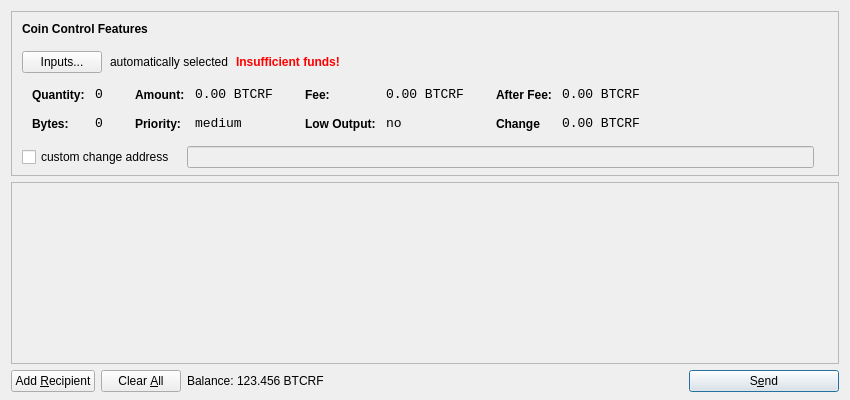
<?xml version="1.0" encoding="UTF-8"?>
<ui version="4.0">
 <class>SendCoinsDialog</class>
 <widget class="QDialog" name="SendCoinsDialog">
  <property name="geometry">
   <rect>
    <x>0</x>
    <y>0</y>
    <width>850</width>
    <height>400</height>
   </rect>
  </property>
  <property name="windowTitle">
   <string>Send Coins</string>
  </property>
  <property name="styleSheet">
   <string notr="true">background-image: url(:/images/imagex1);</string>
  </property>
  <layout class="QVBoxLayout" name="verticalLayout" stretch="0,1,0">
   <property name="bottomMargin">
    <number>8</number>
   </property>
   <item>
    <widget class="QFrame" name="frameCoinControl">
     <property name="sizePolicy">
      <sizepolicy hsizetype="Expanding" vsizetype="Expanding">
       <horstretch>0</horstretch>
       <verstretch>0</verstretch>
      </sizepolicy>
     </property>
     <property name="maximumSize">
      <size>
       <width>16777215</width>
       <height>16777215</height>
      </size>
     </property>
     <property name="frameShape">
      <enum>QFrame::StyledPanel</enum>
     </property>
     <property name="frameShadow">
      <enum>QFrame::Sunken</enum>
     </property>
     <layout class="QVBoxLayout" name="verticalLayoutCoinControl2">
      <property name="spacing">
       <number>6</number>
      </property>
      <property name="leftMargin">
       <number>0</number>
      </property>
      <property name="topMargin">
       <number>0</number>
      </property>
      <property name="rightMargin">
       <number>0</number>
      </property>
      <property name="bottomMargin">
       <number>6</number>
      </property>
      <item>
       <layout class="QVBoxLayout" name="verticalLayoutCoinControl" stretch="0,0,0,0,1">
        <property name="spacing">
         <number>0</number>
        </property>
        <property name="leftMargin">
         <number>10</number>
        </property>
        <property name="topMargin">
         <number>10</number>
        </property>
        <item>
         <layout class="QHBoxLayout" name="horizontalLayoutCoinControl1">
          <property name="bottomMargin">
           <number>15</number>
          </property>
          <item>
           <widget class="QLabel" name="labelCoinControlFeatures">
            <property name="sizePolicy">
             <sizepolicy hsizetype="Preferred" vsizetype="Maximum">
              <horstretch>0</horstretch>
              <verstretch>0</verstretch>
             </sizepolicy>
            </property>
            <property name="font">
             <font>
              <weight>75</weight>
              <bold>true</bold>
             </font>
            </property>
            <property name="styleSheet">
             <string notr="true">font-weight:bold;</string>
            </property>
            <property name="text">
             <string>Coin Control Features</string>
            </property>
           </widget>
          </item>
         </layout>
        </item>
        <item>
         <layout class="QHBoxLayout" name="horizontalLayoutCoinControl2" stretch="0,0,0,0">
          <property name="spacing">
           <number>8</number>
          </property>
          <property name="bottomMargin">
           <number>10</number>
          </property>
          <item>
           <widget class="QPushButton" name="pushButtonCoinControl">
            <property name="styleSheet">
             <string notr="true"/>
            </property>
            <property name="text">
             <string>Inputs...</string>
            </property>
           </widget>
          </item>
          <item>
           <widget class="QLabel" name="labelCoinControlAutomaticallySelected">
            <property name="text">
             <string>automatically selected</string>
            </property>
            <property name="margin">
             <number>5</number>
            </property>
           </widget>
          </item>
          <item>
           <widget class="QLabel" name="labelCoinControlInsuffFunds">
            <property name="font">
             <font>
              <weight>75</weight>
              <bold>true</bold>
             </font>
            </property>
            <property name="styleSheet">
             <string notr="true">color:red;font-weight:bold;</string>
            </property>
            <property name="text">
             <string>Insufficient funds!</string>
            </property>
            <property name="margin">
             <number>5</number>
            </property>
           </widget>
          </item>
          <item>
           <spacer name="horizontalSpacerCoinControl">
            <property name="orientation">
             <enum>Qt::Horizontal</enum>
            </property>
            <property name="sizeHint" stdset="0">
             <size>
              <width>40</width>
              <height>1</height>
             </size>
            </property>
           </spacer>
          </item>
         </layout>
        </item>
        <item>
         <widget class="QWidget" name="widgetCoinControl" native="true">
          <property name="sizePolicy">
           <sizepolicy hsizetype="Preferred" vsizetype="Preferred">
            <horstretch>0</horstretch>
            <verstretch>0</verstretch>
           </sizepolicy>
          </property>
          <property name="minimumSize">
           <size>
            <width>0</width>
            <height>0</height>
           </size>
          </property>
          <property name="styleSheet">
           <string notr="true"/>
          </property>
          <layout class="QHBoxLayout" name="horizontalLayoutCoinControl5">
           <property name="leftMargin">
            <number>0</number>
           </property>
           <property name="topMargin">
            <number>0</number>
           </property>
           <property name="rightMargin">
            <number>0</number>
           </property>
           <property name="bottomMargin">
            <number>0</number>
           </property>
           <item>
            <layout class="QHBoxLayout" name="horizontalLayoutCoinControl3" stretch="0,0,0,1">
             <property name="spacing">
              <number>20</number>
             </property>
             <property name="topMargin">
              <number>0</number>
             </property>
             <property name="bottomMargin">
              <number>10</number>
             </property>
             <item>
              <layout class="QFormLayout" name="formLayoutCoinControl1">
               <property name="horizontalSpacing">
                <number>10</number>
               </property>
               <property name="verticalSpacing">
                <number>14</number>
               </property>
               <property name="leftMargin">
                <number>10</number>
               </property>
               <property name="topMargin">
                <number>4</number>
               </property>
               <property name="rightMargin">
                <number>6</number>
               </property>
               <item row="0" column="0">
                <widget class="QLabel" name="labelCoinControlQuantityText">
                 <property name="styleSheet">
                  <string notr="true">font-weight:bold;</string>
                 </property>
                 <property name="text">
                  <string>Quantity:</string>
                 </property>
                 <property name="margin">
                  <number>0</number>
                 </property>
                </widget>
               </item>
               <item row="0" column="1">
                <widget class="QLabel" name="labelCoinControlQuantity">
                 <property name="font">
                  <font>
                   <family>Monospace</family>
                   <pointsize>10</pointsize>
                  </font>
                 </property>
                 <property name="cursor">
                  <cursorShape>IBeamCursor</cursorShape>
                 </property>
                 <property name="contextMenuPolicy">
                  <enum>Qt::ActionsContextMenu</enum>
                 </property>
                 <property name="text">
                  <string>0</string>
                 </property>
                 <property name="margin">
                  <number>0</number>
                 </property>
                 <property name="textInteractionFlags">
                  <set>Qt::LinksAccessibleByMouse|Qt::TextSelectableByKeyboard|Qt::TextSelectableByMouse</set>
                 </property>
                </widget>
               </item>
               <item row="1" column="0">
                <widget class="QLabel" name="labelCoinControlBytesText">
                 <property name="styleSheet">
                  <string notr="true">font-weight:bold;</string>
                 </property>
                 <property name="text">
                  <string>Bytes:</string>
                 </property>
                </widget>
               </item>
               <item row="1" column="1">
                <widget class="QLabel" name="labelCoinControlBytes">
                 <property name="font">
                  <font>
                   <family>Monospace</family>
                   <pointsize>10</pointsize>
                  </font>
                 </property>
                 <property name="cursor">
                  <cursorShape>IBeamCursor</cursorShape>
                 </property>
                 <property name="contextMenuPolicy">
                  <enum>Qt::ActionsContextMenu</enum>
                 </property>
                 <property name="text">
                  <string>0</string>
                 </property>
                 <property name="textInteractionFlags">
                  <set>Qt::LinksAccessibleByMouse|Qt::TextSelectableByKeyboard|Qt::TextSelectableByMouse</set>
                 </property>
                </widget>
               </item>
              </layout>
             </item>
             <item>
              <layout class="QFormLayout" name="formLayoutCoinControl2">
               <property name="horizontalSpacing">
                <number>10</number>
               </property>
               <property name="verticalSpacing">
                <number>14</number>
               </property>
               <property name="leftMargin">
                <number>6</number>
               </property>
               <property name="topMargin">
                <number>4</number>
               </property>
               <property name="rightMargin">
                <number>6</number>
               </property>
               <item row="0" column="0">
                <widget class="QLabel" name="labelCoinControlAmountText">
                 <property name="styleSheet">
                  <string notr="true">font-weight:bold;</string>
                 </property>
                 <property name="text">
                  <string>Amount:</string>
                 </property>
                 <property name="margin">
                  <number>0</number>
                 </property>
                </widget>
               </item>
               <item row="0" column="1">
                <widget class="QLabel" name="labelCoinControlAmount">
                 <property name="font">
                  <font>
                   <family>Monospace</family>
                   <pointsize>10</pointsize>
                  </font>
                 </property>
                 <property name="cursor">
                  <cursorShape>IBeamCursor</cursorShape>
                 </property>
                 <property name="contextMenuPolicy">
                  <enum>Qt::ActionsContextMenu</enum>
                 </property>
                 <property name="text">
                  <string>0.00 BTCRF</string>
                 </property>
                 <property name="textInteractionFlags">
                  <set>Qt::LinksAccessibleByMouse|Qt::TextSelectableByKeyboard|Qt::TextSelectableByMouse</set>
                 </property>
                </widget>
               </item>
               <item row="1" column="0">
                <widget class="QLabel" name="labelCoinControlPriorityText">
                 <property name="styleSheet">
                  <string notr="true">font-weight:bold;</string>
                 </property>
                 <property name="text">
                  <string>Priority:</string>
                 </property>
                </widget>
               </item>
               <item row="1" column="1">
                <widget class="QLabel" name="labelCoinControlPriority">
                 <property name="font">
                  <font>
                   <family>Monospace</family>
                   <pointsize>10</pointsize>
                  </font>
                 </property>
                 <property name="cursor">
                  <cursorShape>IBeamCursor</cursorShape>
                 </property>
                 <property name="contextMenuPolicy">
                  <enum>Qt::ActionsContextMenu</enum>
                 </property>
                 <property name="text">
                  <string>medium</string>
                 </property>
                 <property name="textInteractionFlags">
                  <set>Qt::LinksAccessibleByMouse|Qt::TextSelectableByKeyboard|Qt::TextSelectableByMouse</set>
                 </property>
                </widget>
               </item>
              </layout>
             </item>
             <item>
              <layout class="QFormLayout" name="formLayoutCoinControl3">
               <property name="horizontalSpacing">
                <number>10</number>
               </property>
               <property name="verticalSpacing">
                <number>14</number>
               </property>
               <property name="leftMargin">
                <number>6</number>
               </property>
               <property name="topMargin">
                <number>4</number>
               </property>
               <property name="rightMargin">
                <number>6</number>
               </property>
               <item row="0" column="0">
                <widget class="QLabel" name="labelCoinControlFeeText">
                 <property name="styleSheet">
                  <string notr="true">font-weight:bold;</string>
                 </property>
                 <property name="text">
                  <string>Fee:</string>
                 </property>
                 <property name="margin">
                  <number>0</number>
                 </property>
                </widget>
               </item>
               <item row="0" column="1">
                <widget class="QLabel" name="labelCoinControlFee">
                 <property name="font">
                  <font>
                   <family>Monospace</family>
                   <pointsize>10</pointsize>
                  </font>
                 </property>
                 <property name="cursor">
                  <cursorShape>IBeamCursor</cursorShape>
                 </property>
                 <property name="contextMenuPolicy">
                  <enum>Qt::ActionsContextMenu</enum>
                 </property>
                 <property name="text">
                  <string>0.00 BTCRF</string>
                 </property>
                 <property name="textInteractionFlags">
                  <set>Qt::LinksAccessibleByMouse|Qt::TextSelectableByKeyboard|Qt::TextSelectableByMouse</set>
                 </property>
                </widget>
               </item>
               <item row="1" column="0">
                <widget class="QLabel" name="labelCoinControlLowOutputText">
                 <property name="styleSheet">
                  <string notr="true">font-weight:bold;</string>
                 </property>
                 <property name="text">
                  <string>Low Output:</string>
                 </property>
                </widget>
               </item>
               <item row="1" column="1">
                <widget class="QLabel" name="labelCoinControlLowOutput">
                 <property name="font">
                  <font>
                   <family>Monospace</family>
                   <pointsize>10</pointsize>
                  </font>
                 </property>
                 <property name="cursor">
                  <cursorShape>IBeamCursor</cursorShape>
                 </property>
                 <property name="contextMenuPolicy">
                  <enum>Qt::ActionsContextMenu</enum>
                 </property>
                 <property name="text">
                  <string>no</string>
                 </property>
                 <property name="textInteractionFlags">
                  <set>Qt::LinksAccessibleByMouse|Qt::TextSelectableByKeyboard|Qt::TextSelectableByMouse</set>
                 </property>
                </widget>
               </item>
              </layout>
             </item>
             <item>
              <layout class="QFormLayout" name="formLayoutCoinControl4">
               <property name="horizontalSpacing">
                <number>10</number>
               </property>
               <property name="verticalSpacing">
                <number>14</number>
               </property>
               <property name="leftMargin">
                <number>6</number>
               </property>
               <property name="topMargin">
                <number>4</number>
               </property>
               <property name="rightMargin">
                <number>6</number>
               </property>
               <item row="0" column="0">
                <widget class="QLabel" name="labelCoinControlAfterFeeText">
                 <property name="styleSheet">
                  <string notr="true">font-weight:bold;</string>
                 </property>
                 <property name="text">
                  <string>After Fee:</string>
                 </property>
                 <property name="margin">
                  <number>0</number>
                 </property>
                </widget>
               </item>
               <item row="0" column="1">
                <widget class="QLabel" name="labelCoinControlAfterFee">
                 <property name="font">
                  <font>
                   <family>Monospace</family>
                   <pointsize>10</pointsize>
                  </font>
                 </property>
                 <property name="cursor">
                  <cursorShape>IBeamCursor</cursorShape>
                 </property>
                 <property name="contextMenuPolicy">
                  <enum>Qt::ActionsContextMenu</enum>
                 </property>
                 <property name="text">
                  <string>0.00 BTCRF</string>
                 </property>
                 <property name="textInteractionFlags">
                  <set>Qt::LinksAccessibleByMouse|Qt::TextSelectableByKeyboard|Qt::TextSelectableByMouse</set>
                 </property>
                </widget>
               </item>
               <item row="1" column="0">
                <widget class="QLabel" name="labelCoinControlChangeText">
                 <property name="styleSheet">
                  <string notr="true">font-weight:bold;</string>
                 </property>
                 <property name="text">
                  <string>Change</string>
                 </property>
                </widget>
               </item>
               <item row="1" column="1">
                <widget class="QLabel" name="labelCoinControlChange">
                 <property name="font">
                  <font>
                   <family>Monospace</family>
                   <pointsize>10</pointsize>
                  </font>
                 </property>
                 <property name="cursor">
                  <cursorShape>IBeamCursor</cursorShape>
                 </property>
                 <property name="contextMenuPolicy">
                  <enum>Qt::ActionsContextMenu</enum>
                 </property>
                 <property name="text">
                  <string>0.00 BTCRF</string>
                 </property>
                 <property name="textInteractionFlags">
                  <set>Qt::LinksAccessibleByMouse|Qt::TextSelectableByKeyboard|Qt::TextSelectableByMouse</set>
                 </property>
                </widget>
               </item>
              </layout>
             </item>
            </layout>
           </item>
          </layout>
         </widget>
        </item>
        <item>
         <layout class="QHBoxLayout" name="horizontalLayoutCoinControl4" stretch="0,0,0">
          <property name="spacing">
           <number>12</number>
          </property>
          <property name="sizeConstraint">
           <enum>QLayout::SetDefaultConstraint</enum>
          </property>
          <property name="topMargin">
           <number>5</number>
          </property>
          <property name="rightMargin">
           <number>5</number>
          </property>
          <item>
           <widget class="QCheckBox" name="checkBoxCoinControlChange">
            <property name="text">
             <string>custom change address</string>
            </property>
           </widget>
          </item>
          <item>
           <widget class="QLineEdit" name="lineEditCoinControlChange">
            <property name="enabled">
             <bool>false</bool>
            </property>
            <property name="sizePolicy">
             <sizepolicy hsizetype="Expanding" vsizetype="Fixed">
              <horstretch>0</horstretch>
              <verstretch>0</verstretch>
             </sizepolicy>
            </property>
           </widget>
          </item>
          <item>
           <widget class="QLabel" name="labelCoinControlChangeLabel">
            <property name="sizePolicy">
             <sizepolicy hsizetype="Preferred" vsizetype="Expanding">
              <horstretch>0</horstretch>
              <verstretch>0</verstretch>
             </sizepolicy>
            </property>
            <property name="minimumSize">
             <size>
              <width>0</width>
              <height>0</height>
             </size>
            </property>
            <property name="text">
             <string/>
            </property>
            <property name="margin">
             <number>3</number>
            </property>
           </widget>
          </item>
         </layout>
        </item>
        <item>
         <spacer name="verticalSpacerCoinControl">
          <property name="orientation">
           <enum>Qt::Vertical</enum>
          </property>
          <property name="sizeHint" stdset="0">
           <size>
            <width>800</width>
            <height>1</height>
           </size>
          </property>
         </spacer>
        </item>
       </layout>
      </item>
     </layout>
    </widget>
   </item>
   <item>
    <widget class="QScrollArea" name="scrollArea">
     <property name="widgetResizable">
      <bool>true</bool>
     </property>
     <widget class="QWidget" name="scrollAreaWidgetContents">
      <property name="geometry">
       <rect>
        <x>0</x>
        <y>0</y>
        <width>830</width>
        <height>172</height>
       </rect>
      </property>
      <layout class="QVBoxLayout" name="verticalLayout_2">
       <property name="leftMargin">
        <number>0</number>
       </property>
       <property name="topMargin">
        <number>0</number>
       </property>
       <property name="rightMargin">
        <number>0</number>
       </property>
       <property name="bottomMargin">
        <number>0</number>
       </property>
       <item>
        <layout class="QVBoxLayout" name="entries">
         <property name="spacing">
          <number>6</number>
         </property>
        </layout>
       </item>
       <item>
        <spacer name="verticalSpacer">
         <property name="orientation">
          <enum>Qt::Vertical</enum>
         </property>
         <property name="sizeHint" stdset="0">
          <size>
           <width>20</width>
           <height>40</height>
          </size>
         </property>
        </spacer>
       </item>
      </layout>
     </widget>
    </widget>
   </item>
   <item>
    <layout class="QHBoxLayout" name="horizontalLayout">
     <item>
      <widget class="QPushButton" name="addButton">
       <property name="toolTip">
        <string>Send to multiple recipients at once</string>
       </property>
       <property name="text">
        <string>Add &amp;Recipient</string>
       </property>
       <property name="icon">
        <iconset resource="../bitcoin.qrc">
         <normaloff>:/icons/add</normaloff>:/icons/add</iconset>
       </property>
       <property name="autoDefault">
        <bool>false</bool>
       </property>
      </widget>
     </item>
     <item>
      <widget class="QPushButton" name="clearButton">
       <property name="sizePolicy">
        <sizepolicy hsizetype="Minimum" vsizetype="Fixed">
         <horstretch>0</horstretch>
         <verstretch>0</verstretch>
        </sizepolicy>
       </property>
       <property name="toolTip">
        <string>Remove all transaction fields</string>
       </property>
       <property name="text">
        <string>Clear &amp;All</string>
       </property>
       <property name="icon">
        <iconset resource="../bitcoin.qrc">
         <normaloff>:/icons/remove</normaloff>:/icons/remove</iconset>
       </property>
       <property name="autoRepeatDelay">
        <number>300</number>
       </property>
       <property name="autoDefault">
        <bool>false</bool>
       </property>
      </widget>
     </item>
     <item>
      <layout class="QHBoxLayout" name="horizontalLayout_2">
       <property name="spacing">
        <number>3</number>
       </property>
       <item>
        <widget class="QLabel" name="label">
         <property name="sizePolicy">
          <sizepolicy hsizetype="Preferred" vsizetype="Fixed">
           <horstretch>0</horstretch>
           <verstretch>0</verstretch>
          </sizepolicy>
         </property>
         <property name="text">
          <string>Balance:</string>
         </property>
        </widget>
       </item>
       <item>
        <widget class="QLabel" name="labelBalance">
         <property name="sizePolicy">
          <sizepolicy hsizetype="Preferred" vsizetype="Fixed">
           <horstretch>0</horstretch>
           <verstretch>0</verstretch>
          </sizepolicy>
         </property>
         <property name="cursor">
          <cursorShape>IBeamCursor</cursorShape>
         </property>
         <property name="text">
          <string>123.456 BTCRF</string>
         </property>
         <property name="textInteractionFlags">
          <set>Qt::LinksAccessibleByMouse|Qt::TextSelectableByKeyboard|Qt::TextSelectableByMouse</set>
         </property>
        </widget>
       </item>
      </layout>
     </item>
     <item>
      <spacer name="horizontalSpacer">
       <property name="orientation">
        <enum>Qt::Horizontal</enum>
       </property>
       <property name="sizeHint" stdset="0">
        <size>
         <width>40</width>
         <height>20</height>
        </size>
       </property>
      </spacer>
     </item>
     <item>
      <widget class="QPushButton" name="sendButton">
       <property name="minimumSize">
        <size>
         <width>150</width>
         <height>0</height>
        </size>
       </property>
       <property name="toolTip">
        <string>Confirm the send action</string>
       </property>
       <property name="text">
        <string>S&amp;end</string>
       </property>
       <property name="icon">
        <iconset resource="../bitcoin.qrc">
         <normaloff>:/icons/send</normaloff>:/icons/send</iconset>
       </property>
       <property name="default">
        <bool>true</bool>
       </property>
      </widget>
     </item>
    </layout>
   </item>
  </layout>
 </widget>
 <resources>
  <include location="../bitcoin.qrc"/>
 </resources>
 <connections/>
</ui>
